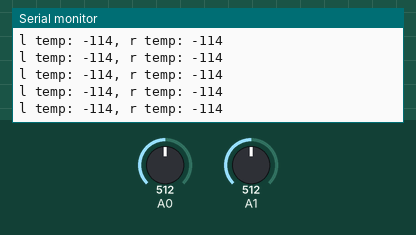
Simulated run of this sketch. Board: Arduino Uno, built with avr-gcc and run on an emulated ATmega328P. Parts: the last lines printed to the serial monitor. The inputs (shaded band) are chosen by the test bench; at power-on: A0 = 512, A1 = 512.

Above: at 5.7 s.
5.8 s: A0 set to 334
At 6.6 s:
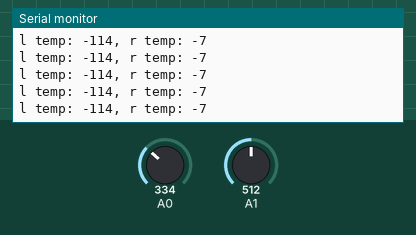
7.3 s: A0 set to 306
At 8.0 s:
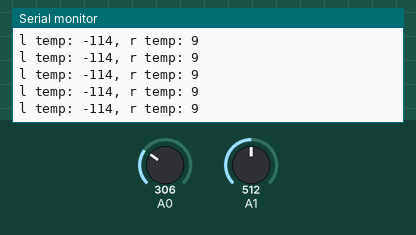
Timing chart, 0 to 10.3 s (numbered marks = the images above; inputs shaded):
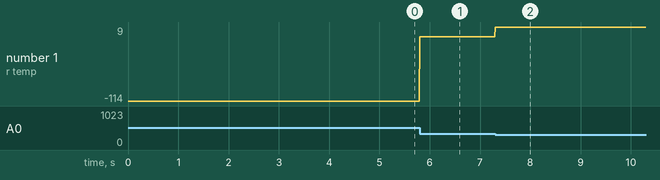

Measured:
- after the input at 5.8 s, the serial monitor: prints a new line at once (image 1)
- after the input at 7.3 s, the serial monitor: prints a new line at once (image 2)
- plotted number 1: -114 → -7 after the input at 5.8 s, -7 → 9 after the input at 7.3 s

The sketch:

lmt85q1.ino
```cpp
void setup() {
  // put your setup code here, to run once:
  Serial.begin(115200);
}

int l_raw, r_raw;

int16_t rolling_avg = 0;

void loop() {
  l_raw = map(analogRead(1), 0, 1023, 0, 5000);
  r_raw = map(analogRead(0), 0, 1023, 0, 5000);

  Serial.print("l temp: ");
  // -10C: 1648 mV. 70C: 991mV
  Serial.print(map(l_raw, 1486, 1242, 10, 40));
  Serial.print(", r temp: ");
  Serial.println(map(r_raw, 1486, 1242, 10, 40));
//  Serial.println(analogRead(1));
  delay(10);
}
```
